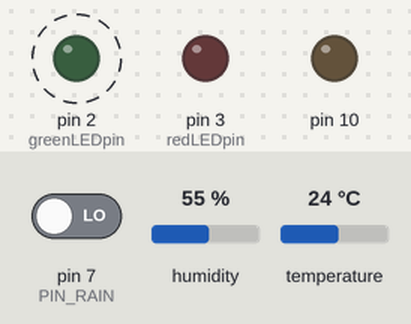
This sketch was run on a simulated Arduino Uno, built with avr-gcc and run on an emulated ATmega328P. Parts: output pins drawn as LEDs (lit = HIGH). Dashed ring = blinking. The test bench sets the inputs (shaded band); at power-on: pin 7 (PIN_RAIN) LOW, humidity 55 %, temperature 24 °C. The local clock reads 2024-03-15 10:24:30 at power-on unless the sketch sets it; storage starts empty; what the sketch prints to the serial monitor is not drawn.

Above: at 0.7 s.
Timing chart, 0 to 3.4 s (numbered marks = the images above):
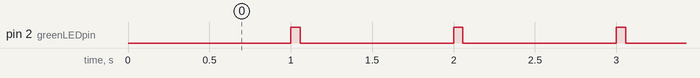

The sketch:

wx-station.ino
```cpp
//// Logging temperature, relative humidity, wind, and rain ////
//// W.K. Petry
//// Sensors:
//// 1) Adafruit data logging shield w/ real-time clock & SD card (https://learn.adafruit.com/adafruit-data-logger-shield/using-the-real-time-clock-3)
//// 2) DHT22 temperature & relative humidity
//// 3) Argent Data Systems rain gauge (https://www.instructables.com/Arduino-Rain-Gauge-Calibration/; https://projects.raspberrypi.org/en/projects/build-your-own-weather-station/8)
//// 4) Calypso ULP-STD w/ UART protocol (https://docs.arduino.cc/learn/communication/uart/)
//// TODO:
//// - check that rain bucket is counting tips at all times, not just during the logging interval
//// - calibrate RTC
//// - calibrate rain gauge

//// PRELIMINARIES ////
#include <RTClib.h>                 // real-time clock

#include <Adafruit_Sensor.h>        // temp + rh support
#include <DHT.h>                    // temp + rh support
#include <DHT_U.h>                  // temp + rh support
#include <Wire.h>                   // I2C communications (rain gauge & SD card)
#include <SD.h>                     // SD card support
// Sensor pins //
#define PIN_DHT 4                   // DHT sensor (digital)
#define greenLEDpin 2               // green LED (digital)
#define redLEDpin 3                 // red LED (digital)
#define PIN_RAIN 7                  // rain gauage (digital)
#define PIN_WIND 0                  // wind UART (digital)
const int chipSelect = 10;          // digital pin for the SD cs line
// Logging settings //
#define LOG_INTERVAL 1000           // logging interval (milliseconds)
#define ECHO_TO_SERIAL 1            // echo data to serial port
#define SYNC_INTERVAL 60000         // write interval (milliseconds)
uint32_t syncTime = 0;              // time of last sync()
// Objects //
RTC_PCF8523 rtc;                    // real-time clock model
#define DHTTYPE DHT22               // temp + rh sensor model: DHT 22 (AM2302)
DHT_Unified dht(PIN_DHT, DHTTYPE);  // map pin to temp + rh
File logfile;                       // logging file
bool bucketPositionA = false;       // one of the two positions of tipping-bucket
const double bucketTip = 0.2794;    // millimeters rain equivalent to trip tipping-bucket
double accumRain = 0.0;             // rain accumulated during the last LOG_INTERVAL period
//bool first;                         // as we want readings of the (MHz) loops only at the 0th moment

void error(char *str)
{
  Serial.print("error: ");
  Serial.println(str);

  // red LED indicates error
  digitalWrite(redLEDpin, HIGH);

  while(1);
}

//// SETUP ////
void setup() {
  // INIT: serial output //
  Serial.begin(9600);    // USB
  //Serial1.begin(38400);  // RX/TX pins
  Serial.println();
  // use debugging LEDs //
  pinMode(redLEDpin, OUTPUT);
  pinMode(greenLEDpin, OUTPUT);
  // INIT: SD card //
  Serial.print("Initializing SD card...");
  pinMode(10, OUTPUT);
  // check card is present and can be initialized //
  if (!SD.begin(chipSelect)) {
    error("Card failed, or not present");
  }
  Serial.println("card initialized.");
  // INIT real-time clock //
  if (! rtc.begin()) {
    Serial.println("Couldn't find RTC");
    Serial.flush();
    while (1) delay(10);
  }
  if (! rtc.initialized() || rtc.lostPower()) {
    Serial.println("RTC is NOT initialized, let's set the time!");
    // When time needs to be set on a new device, or after a power loss, the
    // following line sets the RTC to the date & time this sketch was compiled
    rtc.adjust(DateTime(F(__DATE__), F(__TIME__)));
    // Note: allow 2 seconds after inserting battery or applying external power
    // without battery before calling adjust()
  }
  // clear STOP bit, if present, from RTC
  rtc.start();
  // calibrate PCF8523 per https://www.nxp.com/docs/en/application-note/AN11247.pdf
  float drift = 0; // seconds plus or minus over oservation period - set to 0 to cancel previous calibration.
  float period_sec = (7 * 86400);  // total obsevation period in seconds (86400 = seconds in 1 day:  7 days = (7 * 86400) seconds )
  float deviation_ppm = (drift / period_sec * 1000000); //  deviation in parts per million (μs)
  float drift_unit = 4.34; // use with offset mode PCF8523_TwoHours
  // float drift_unit = 4.069; //For corrections every min the drift_unit is 4.069 ppm (use with offset mode PCF8523_OneMinute)
  int offset = round(deviation_ppm / drift_unit);
  // rtc.calibrate(PCF8523_TwoHours, offset); // Un-comment to perform calibration once drift (seconds) and observation period (seconds) are correct
  // rtc.calibrate(PCF8523_TwoHours, 0); // Un-comment to cancel previous calibration
  Serial.print("RTC offset is "); Serial.println(offset); // Print to control offset
  // INIT file //
  char filename[] = "WXLOG000.CSV";
  for (uint8_t i = 0; i < 1000; i++) {
    filename[5] = i/100 + '0';
    filename[6] = i/10 + '0';
    filename[7] = i%10 + '0';
    if (! SD.exists(filename)) {
      // only open a new file if it doesn't exist
      logfile = SD.open(filename, FILE_WRITE);
      break;  // leave the loop!
    }
  }
  if (! logfile) {
    error("couldn't create file");
  }
  Serial.print("Logging to: "); Serial.println(filename);  // echo log filename to serial output
  logfile.println("millis,stamp,datetime,temp_degC,rh_perc,windspeed_mps,winddir_deg");  // column headers
  // INIT: DHT //
  dht.begin();
  // Print temperature sensor details.
  sensor_t sensor;
  dht.temperature().getSensor(&sensor);
  Serial.println(F("------------------------------------"));
  Serial.println(F("Temperature Sensor"));
  Serial.print  (F("Sensor Type: ")); Serial.println(sensor.name);
  Serial.print  (F("Driver Ver:  ")); Serial.println(sensor.version);
  Serial.print  (F("Serial No:   ")); Serial.println(sensor.sensor_id);
  Serial.print  (F("Max Value:   ")); Serial.print(sensor.max_value); Serial.println(F("°C"));
  Serial.print  (F("Min Value:   ")); Serial.print(sensor.min_value); Serial.println(F("°C"));
  Serial.print  (F("Resolution:  ")); Serial.print(sensor.resolution); Serial.println(F("°C"));
  Serial.println(F("------------------------------------"));
  // Print humidity sensor details.
  dht.humidity().getSensor(&sensor);
  Serial.println(F("Humidity Sensor"));
  Serial.print  (F("Sensor Type: ")); Serial.println(sensor.name);
  Serial.print  (F("Driver Ver:  ")); Serial.println(sensor.version);
  Serial.print  (F("Serial No:   ")); Serial.println(sensor.sensor_id);
  Serial.print  (F("Max Value:   ")); Serial.print(sensor.max_value); Serial.println(F("%"));
  Serial.print  (F("Min Value:   ")); Serial.print(sensor.min_value); Serial.println(F("%"));
  Serial.print  (F("Resolution:  ")); Serial.print(sensor.resolution); Serial.println(F("%"));
  Serial.println(F("------------------------------------"));
  // INIT: rain gauge //
  pinMode(PIN_RAIN, INPUT);                       // set the Rain Pin as input
  // INIT: anemometer //
  // {TBD}
  // INIT: serial monitor headers //
  #if ECHO_TO_SERIAL
    // Serial.println("millis,stamp,datetime,temp_degC,rh_perc,windspeed_mps,winddir_deg");
  #endif
}

//// Loop
void loop() {
  // READ: real-time clock //
  DateTime now = rtc.now();
  delay((LOG_INTERVAL - 1) - (millis() % LOG_INTERVAL));  // wait until logging interval
    // MAINT: LED logging in progress //
  digitalWrite(greenLEDpin, HIGH);
  // LOG: milliseconds since starting //
  uint32_t m = millis();
  logfile.print(m);           // milliseconds since start
  logfile.print(",");
  #if ECHO_TO_SERIAL
    Serial.print("ms: "); Serial.print(m); Serial.print(", ");         // milliseconds since start
  #endif
  // LOG: timestamp //
  logfile.print(now.unixtime()); logfile.print(",");  // unix time
  logfile.print(now.year(), DEC); logfile.print("-");
  logfile.print(now.month(), DEC); logfile.print("-");
  logfile.print(now.day(), DEC); logfile.print(" ");
  logfile.print(now.hour(), DEC); logfile.print(":");
  logfile.print(now.minute(), DEC); logfile.print(":");
  logfile.print(now.second(), DEC); logfile.print(",");
  #if ECHO_TO_SERIAL
    Serial.print("unixtime: "); Serial.print(now.unixtime()); Serial.print(", ");
    Serial.print("timestamp: "); Serial.print(now.year(), DEC); Serial.print("-");
    Serial.print(now.month(), DEC); Serial.print("-");
    Serial.print(now.day(), DEC); Serial.print(" ");
    Serial.print(now.hour(), DEC); Serial.print(":");
    Serial.print(now.minute(), DEC); Serial.print(":");
    Serial.print(now.second(), DEC); Serial.print(", ");
  #endif
  // LOG: temperature & relative humidity //
  sensors_event_t event;
  dht.temperature().getEvent(&event);
  if (isnan(event.temperature)) {
    logfile.print("NA,");
    #if ECHO_TO_SERIAL
      Serial.print("temp_degC: "); Serial.print("NA, ");
    #endif
  }
  else {
    logfile.print(event.temperature); logfile.print(",");
    #if ECHO_TO_SERIAL
      Serial.print("temp_degC: "); Serial.print(event.temperature); Serial.print(", ");
    #endif
  }
  dht.humidity().getEvent(&event);
  if (isnan(event.relative_humidity)) {
    logfile.print("NA,");
    #if ECHO_TO_SERIAL
      Serial.print("rh_perc: "); Serial.print("NA, ");
    #endif
  }
  else {
    logfile.print(event.relative_humidity);
    logfile.print(",");
    #if ECHO_TO_SERIAL
      Serial.print("rh_perc: ");
      Serial.print(event.relative_humidity);
      Serial.print(", ");
    #endif
  }
  // LOG: rain //
  if ((bucketPositionA==false)&&(digitalRead(PIN_RAIN)==HIGH)){
    bucketPositionA=true;
    accumRain+=bucketTip;  // increment interval rain amount
  }
  if ((bucketPositionA==true)&&(digitalRead(PIN_RAIN)==LOW)){
    bucketPositionA=false;
  }
  logfile.print(accumRain, 8); logfile.print(", ");  // maintain volumetric precision
  #if ECHO_TO_SERIAL
    Serial.print("rain_mm: "); Serial.print(accumRain, 8); Serial.print(", ");
  #endif
  accumRain = 0.0;
  // LOG: wind speed & direction //
  // if (Serial1.available()) {
  //   wind = Serial1.read();  // read the UART sentence from anemometer stream
  //   windspd = wind.substring(13, 16);
  //   logfile(windspd); logfile(",");
  //   winddir = wind.substring(7, 9);
  //   logfile(winddir); logfile(",");
  //   #if ECHO_TO_SERIAL
  //     Serial.print(windspd); Serial.print(", ");
  //     Serial.print(winddir); Serial.print(", ");
  //   #endif
  // }
  // MAINT: line feed //
  logfile.println();
  #if ECHO_TO_SERIAL
    Serial.println();
  #endif
  // MAINT: LED logging complete //
  digitalWrite(greenLEDpin, LOW);
  // WRITE: data to SD //
  if ((millis() - syncTime) < SYNC_INTERVAL) return;
  syncTime = millis();
  digitalWrite(redLEDpin, HIGH);  // LED write in progress
  logfile.flush();
  digitalWrite(redLEDpin, LOW);   // LED write complete
}
```

Measured:
- by itself, pin 2 (greenLEDpin): alternates HIGH for 0.06 s and LOW for 0.94 s
